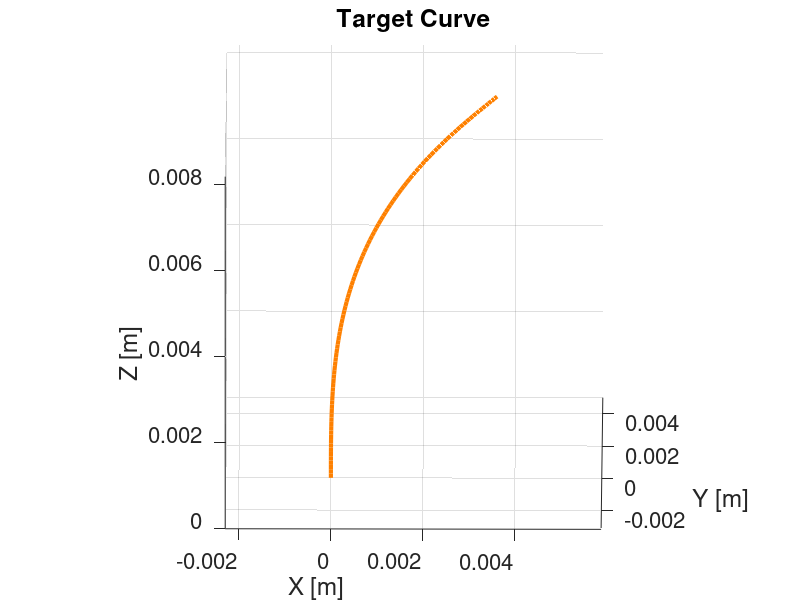

MATLAB code to generate this figure: (Note: this script raises an error after producing the figure.)
function curve = makecurve(varargin)
    %% MAKECURVE generates a curve based on desired curvature and torsion profiles

    % Input handling
    defaultArcLength = 10e-3;
    defaultK         = @increasing;
    defaultTau       = @increasing;
    defaultPlot      = true;
    
    p = inputParser;
    addOptional(p, 'arcLength', defaultArcLength);
    addOptional(p, 'k', defaultK);
    addOptional(p, 'tau', defaultTau);
    addParameter(p, 'plot', defaultPlot);
    parse(p, varargin{:});
    
    arcLength = p.Results.arcLength;
    k         = p.Results.k;
    tau       = p.Results.tau;
    plot      = p.Results.plot;
        
    % Numerically solve the Frenet-Serret equations
    % t -> x(1) x(2) x(3)
    % n -> x(4) x(5) x(6)
    % b -> x(7) x(8) x(9)
    f = @(s,x) [k(s,arcLength)*x(4); 
                k(s,arcLength)*x(5);
                k(s,arcLength)*x(6); 
               -k(s,arcLength)*x(1) + tau(s,arcLength)*x(7);
               -k(s,arcLength)*x(2) + tau(s,arcLength)*x(8);
               -k(s,arcLength)*x(3) + tau(s,arcLength)*x(9);
               -tau(s,arcLength)*x(4);
               -tau(s,arcLength)*x(5);
               -tau(s,arcLength)*x(6)];
    
    [l,y] = ode45(f, 0:1e-4:arcLength, [0 0 1 1 0 0 0 1 0]);
    
    t = [y(:,1) y(:,2) y(:,3)]';
    n = [y(:,4) y(:,5) y(:,6)]';
    b = [y(:,7) y(:,8) y(:,9)]';
    
    % Generate the arc points by integration of the t vector along s
    arc = zeros(3, size(l, 1));
    
    for ii = 2 : size(l, 1)
        arc(:,ii) = [trapz(l(1:ii), t(1,1:ii));
            trapz(l(1:ii), t(2,1:ii));
            trapz(l(1:ii), t(3,1:ii))];
    end
    
    curve.arc   = arc;
    curve.l     = l;
    curve.t     = t;
    curve.n     = n;
    curve.b     = b;
    
    curve.kappa = zeros(1, length(l));
    curve.tau   = zeros(1, length(l));
    
    for ii = 1 : length(l)
        curve.kappa(ii) = k(l(ii),arcLength);
        curve.tau(ii)   = tau(l(ii),arcLength);
    end
    
    if plot
        % Plot the resulting line
        figure
        plot3(arc(1,:), arc(2,:), arc(3,:), 'LineWidth',3,'Color',(1/256)*[255 128 0]);
        hold on, axis equal, grid on
        xlabel('X [m]'), ylabel('Y [m]'), zlabel('Z [m]'),
        view(0.26, 20.5)
        set(gca,'FontSize',16);
        title('Target Curve');
        
        triad('scale', 1e-3/2, 'linewidth', 2.5);
        h = triad('scale', 1e-3/2, 'linewidth', 2.5);
        
        % Make an animation showing the Frenet-Serret frames
%         for ii = 2 : size(l, 1)
%             rot = [n(:,ii) b(:,ii) t(:,ii)];
%             transl = arc(:,ii);
%             T = [rot transl; 0 0 0 1];
%             
%             h.Matrix = T;
%             pause(0.1);
%             drawnow
%         end
    end
end

function v = uniform(s, arcLength)
v = pi/(2 * arcLength);
end

function v = increasing(s, arcLength)
v = 300 * s / arcLength;
end